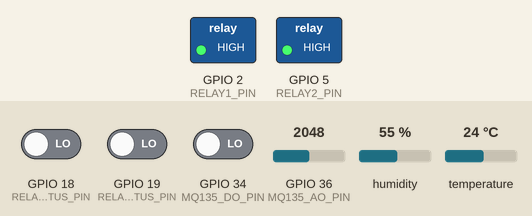
The sketch below on a simulated ESP32. Shown: switched loads named in the sketch (green lamp = pin HIGH). Inputs (shaded band) come from the test bench; at power-on: humidity 55 %, temperature 24 °C, GPIO 18 (RELAY1_STATUS_PIN) LOW, GPIO 19 (RELAY2_STATUS_PIN) LOW, GPIO 34 (MQ135_DO_PIN) LOW, GPIO 36 (MQ135_AO_PIN) = 2048. WiFi joins after 1.5 s; servers stay silent unless stated; uploads are accepted with an empty reply; what the sketch prints to the serial monitor is not drawn.

Above: at 2.7 s.
2.8 s: humidity set to 52 %
6.0 s: humidity set to 49 %
At 7.3 s:
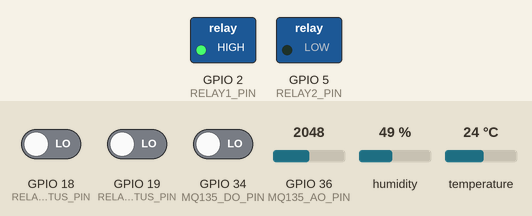
9.2 s: temperature set to 29.3 °C
12.5 s: temperature set to 30.7 °C
At 14.4 s:
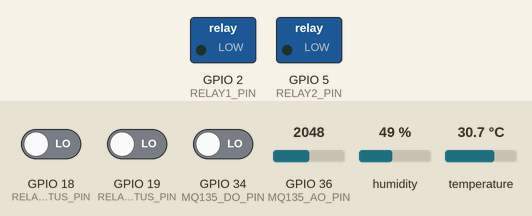
15.7 s: humidity set to 68 %
At 16.9 s:
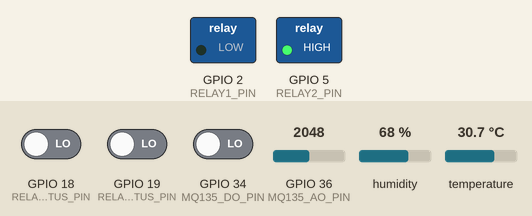
Timing chart, 0 to 18.7 s (numbered marks = the images above; inputs shaded):
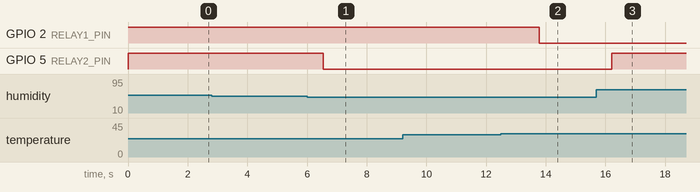

The sketch:

sketch_nov20a.ino
```cpp
#include <WiFi.h>
#include <HTTPClient.h>
#include <DHT.h>
#include <ArduinoOTA.h>
#include <HTTPUpdate.h>

#define DHTPIN 4           // DHT22 数据引脚连接到 GPIO 4
#define DHTTYPE DHT22      // 定义传感器类型为 DHT22
#define RELAY1_PIN 2       // 继电器1控制引脚为 GPIO 2
#define RELAY2_PIN 5       // 继电器2控制引脚为 GPIO 5
#define RELAY1_STATUS_PIN 18 // 继电器1状态引脚
#define RELAY2_STATUS_PIN 19 // 继电器2状态引脚

#define MQ135_AO_PIN 36    // MQ-135 AO 引脚连接到 VP（GPIO 36）
#define MQ135_DO_PIN 34    // MQ-135 DO 引脚连接到 GPIO 34

// WiFi 连接参数
const char* ssid = "VM4566838";        // 替换为你的 WiFi SSID
const char* password = "tt8dmVcvHfvx";  // 替换为你的 WiFi 密码

// Flask 服务器地址
const char* serverName = "http://192.168.0.13:5001/api/post_data";  // 替换为你的 Flask 服务器数据上传地址
const char* updateUrl = "http://192.168.0.13:5001/api/firmware";    // 替换为你的 Flask 服务器固件更新地址

DHT dht(DHTPIN, DHTTYPE);  // 创建 DHT 传感器对象

float tempThresholdHigh = 30.0;  // 温度高阈值
float humThresholdLow = 50.0;    // 湿度低阈值
bool relay1State = false;         // 继电器1状态
bool relay2State = false;         // 继电器2状态

void setup() {
  Serial.begin(115200);            // 初始化串口通信，波特率为 115200
  dht.begin();                     // 初始化 DHT 传感器
  pinMode(RELAY1_PIN, OUTPUT);     // 设置继电器1控制引脚为输出模式
  pinMode(RELAY2_PIN, OUTPUT);     // 设置继电器2控制引脚为输出模式
  pinMode(RELAY1_STATUS_PIN, INPUT); // 设置继电器1状态引脚为输入模式
  pinMode(RELAY2_STATUS_PIN, INPUT); // 设置继电器2状态引脚为输入模式
  pinMode(MQ135_DO_PIN, INPUT);    // 设置 MQ-135 DO 引脚为输入模式
  digitalWrite(RELAY1_PIN, HIGH);  // 初始状态关闭继电器1
  digitalWrite(RELAY2_PIN, HIGH);  // 初始状态关闭继电器2

  // 连接 WiFi
  Serial.print("Connecting to WiFi");
  WiFi.begin(ssid, password);
  while (WiFi.status() != WL_CONNECTED) {
    delay(500);
    Serial.print(".");
  }
  Serial.println("\nWiFi connected.");
  Serial.print("IP Address: ");
  Serial.println(WiFi.localIP());

  // 初始化 OTA 功能
  ArduinoOTA.onStart([]() {
    String type = (ArduinoOTA.getCommand() == U_FLASH) ? "sketch" : "filesystem";
    Serial.println("Start updating " + type);
  });
  ArduinoOTA.onEnd([]() {
    Serial.println("\nUpdate Complete");
  });
  ArduinoOTA.onProgress([](unsigned int progress, unsigned int total) {
    Serial.printf("Progress: %u%%\r", (progress / (total / 100)));
  });
  ArduinoOTA.onError([](ota_error_t error) {
    Serial.printf("Error[%u]: ", error);
    if (error == OTA_AUTH_ERROR) Serial.println("Auth Failed");
    else if (error == OTA_BEGIN_ERROR) Serial.println("Begin Failed");
    else if (error == OTA_CONNECT_ERROR) Serial.println("Connect Failed");
    else if (error == OTA_RECEIVE_ERROR) Serial.println("Receive Failed");
    else if (error == OTA_END_ERROR) Serial.println("End Failed");
  });
  ArduinoOTA.begin();
  Serial.println("OTA Ready");
  Serial.println("Starting temperature, humidity, and air quality monitoring...");
}

void loop() {
  // OTA 处理
  ArduinoOTA.handle();

  // 定期检查并更新固件
  checkForFirmwareUpdate();

  // 读取温湿度数据
  float temp = dht.readTemperature();  // 读取摄氏温度
  float hum = dht.readHumidity();      // 读取相对湿度

  if (isnan(temp) || isnan(hum)) {
    Serial.println("Failed to read from DHT sensor, please check wiring!");
  } else {
    Serial.print("Temperature: ");
    Serial.print(temp);
    Serial.print(" \u00b0C\tHumidity: ");
    Serial.print(hum);
    Serial.println(" %");

    // 控制继电器1逻辑（温度高时打开）
    if (temp >= tempThresholdHigh && !relay1State) {
      digitalWrite(RELAY1_PIN, LOW);
      relay1State = true;
      Serial.println("Temperature exceeds threshold! Relay 1 turned ON.");
    } else if (temp < tempThresholdHigh && relay1State) {
      digitalWrite(RELAY1_PIN, HIGH);
      relay1State = false;
      Serial.println("Temperature below threshold. Relay 1 turned OFF.");
    }

    // 控制继电器2逻辑（湿度低时打开）
    if (hum <= humThresholdLow && !relay2State) {
      digitalWrite(RELAY2_PIN, LOW);
      relay2State = true;
      Serial.println("Humidity below threshold! Relay 2 turned ON.");
    } else if (hum > humThresholdLow && relay2State) {
      digitalWrite(RELAY2_PIN, HIGH);
      relay2State = false;
      Serial.println("Humidity above threshold. Relay 2 turned OFF.");
    }
  }

  // 读取继电器状态
  bool relay1Status = digitalRead(RELAY1_STATUS_PIN);
  bool relay2Status = digitalRead(RELAY2_STATUS_PIN);
  Serial.print("Relay 1 Status: ");
  Serial.println(relay1Status ? "ON" : "OFF");
  Serial.print("Relay 2 Status: ");
  Serial.println(relay2Status ? "ON" : "OFF");

  // 读取 MQ-135 传感器数据
  int gasValue = analogRead(MQ135_AO_PIN);  // 从 VP（GPIO 36）读取模拟值
  Serial.print("Air Quality Level (Analog): ");
  Serial.println(gasValue);

  int airQuality = digitalRead(MQ135_DO_PIN);
  if (airQuality == HIGH) {
    Serial.println("Air quality is good.");
  } else {
    Serial.println("Warning: Poor air quality detected!");
  }

  // 将数据发送到 Flask 服务器
  if (WiFi.status() == WL_CONNECTED) {
    HTTPClient http;
    http.begin(serverName);
    http.addHeader("Content-Type", "application/json");

    String jsonData = "{\"temperature\":" + String(temp) + ",\"humidity\":" + String(hum) + ",\"relay1_status\":" + String(relay1Status) + ",\"relay2_status\":" + String(relay2Status) + ",\"air_quality_analog\":" + String(gasValue) + ",\"air_quality_digital\":" + String(airQuality) + "}";

    int httpResponseCode = http.POST(jsonData);

    if (httpResponseCode > 0) {
      String response = http.getString();
      Serial.print("HTTP Response code: ");
      Serial.println(httpResponseCode);
      Serial.println("Response from server: " + response);
    } else {
      Serial.print("Error on sending POST: ");
      Serial.println(httpResponseCode);
    }

    http.end();
  } else {
    Serial.println("WiFi not connected");
  }

  delay(2000);
}

// 检查并更新固件
void checkForFirmwareUpdate() {
  if (WiFi.status() == WL_CONNECTED) {
    t_httpUpdate_return result = httpUpdate.update(updateUrl);
    switch (result) {
      case HTTP_UPDATE_FAILED:
        Serial.printf("HTTP Update failed. Error (%d): %s\n", httpUpdate.getLastError(), httpUpdate.getLastErrorString().c_str());
        break;
      case HTTP_UPDATE_NO_UPDATES:
        Serial.println("No updates available.");
        break;
      case HTTP_UPDATE_OK:
        Serial.println("Update successful!"); // ESP32 会自动重启
        break;
    }
  } else {
    Serial.println("WiFi not connected for firmware update.");
  }
}
```

Measured:
- the behaviour switches between 51 and 50 % on humidity (found by bisection; images 0 and 1)
- the behaviour switches between 29.9 and 30 °C on temperature (found by bisection; images 1 and 2)
- after the input at 2.8 s, every drawn part: stays the same
- after the input at 6.0 s, GPIO 5 (RELAY2_PIN): HIGH → LOW after 0.54 s
- after the input at 9.2 s, every drawn part: stays the same
- after the input at 12.5 s, GPIO 2 (RELAY1_PIN): HIGH → LOW after 1.3 s
- after the input at 15.7 s, GPIO 5 (RELAY2_PIN): LOW → HIGH after 0.50 s
